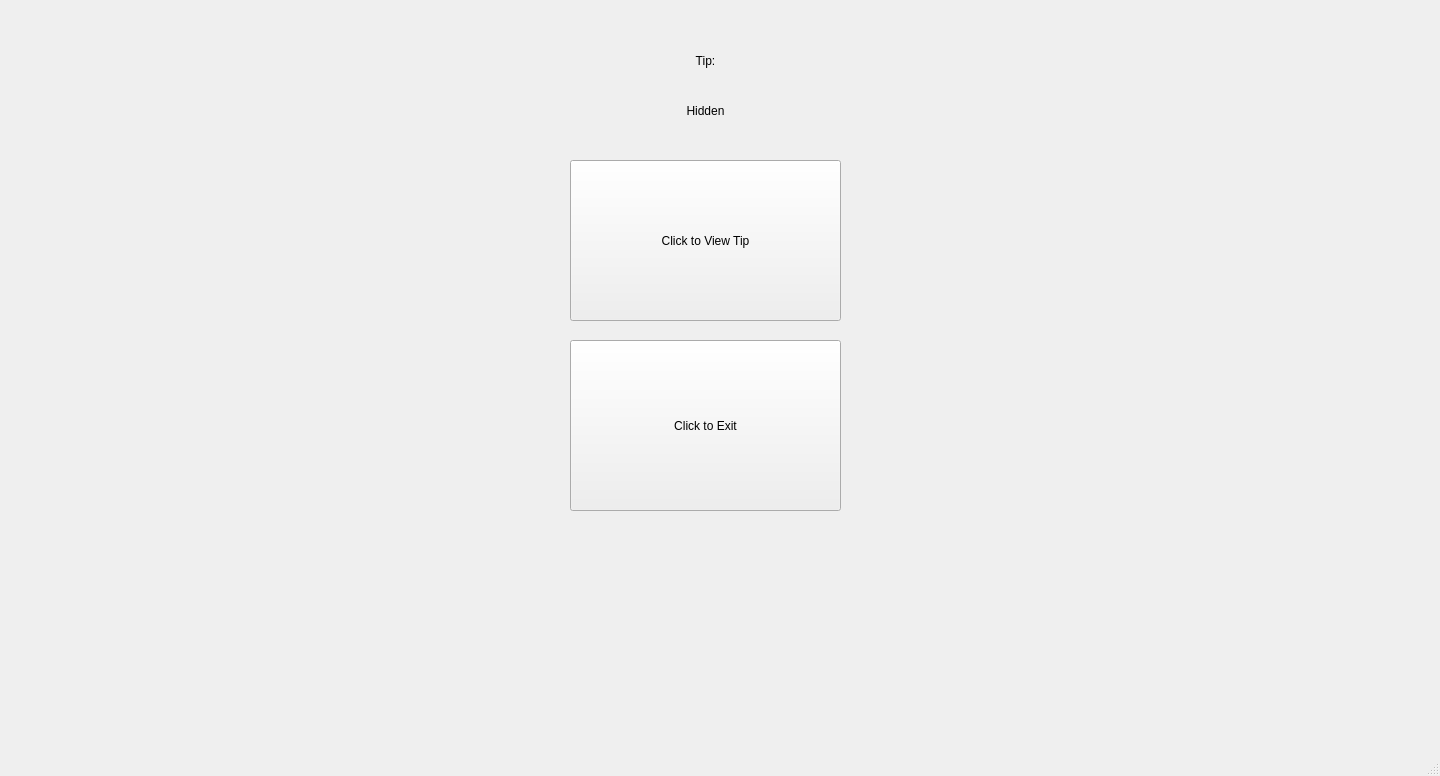
<?xml version="1.0" encoding="UTF-8"?>
<ui version="4.0">
 <class>MainWindow</class>
 <widget class="QMainWindow" name="MainWindow">
  <property name="geometry">
   <rect>
    <x>0</x>
    <y>0</y>
    <width>1440</width>
    <height>776</height>
   </rect>
  </property>
  <property name="windowTitle">
   <string>MainWindow</string>
  </property>
  <widget class="QWidget" name="centralwidget">
   <widget class="QLabel" name="tip_label">
    <property name="geometry">
     <rect>
      <x>150</x>
      <y>60</y>
      <width>1111</width>
      <height>101</height>
     </rect>
    </property>
    <property name="text">
     <string>Hidden</string>
    </property>
    <property name="alignment">
     <set>Qt::AlignCenter</set>
    </property>
   </widget>
   <widget class="QPushButton" name="tip_but">
    <property name="geometry">
     <rect>
      <x>570</x>
      <y>160</y>
      <width>271</width>
      <height>161</height>
     </rect>
    </property>
    <property name="text">
     <string>Click to View Tip</string>
    </property>
   </widget>
   <widget class="QPushButton" name="exit_but">
    <property name="geometry">
     <rect>
      <x>570</x>
      <y>340</y>
      <width>271</width>
      <height>171</height>
     </rect>
    </property>
    <property name="text">
     <string>Click to Exit</string>
    </property>
   </widget>
   <widget class="QLabel" name="tip_heading">
    <property name="geometry">
     <rect>
      <x>630</x>
      <y>50</y>
      <width>151</width>
      <height>21</height>
     </rect>
    </property>
    <property name="text">
     <string>Tip:</string>
    </property>
    <property name="alignment">
     <set>Qt::AlignCenter</set>
    </property>
   </widget>
  </widget>
  <widget class="QMenuBar" name="menubar">
   <property name="geometry">
    <rect>
     <x>0</x>
     <y>0</y>
     <width>1440</width>
     <height>24</height>
    </rect>
   </property>
  </widget>
  <widget class="QStatusBar" name="statusbar"/>
 </widget>
 <resources/>
 <connections/>
</ui>
